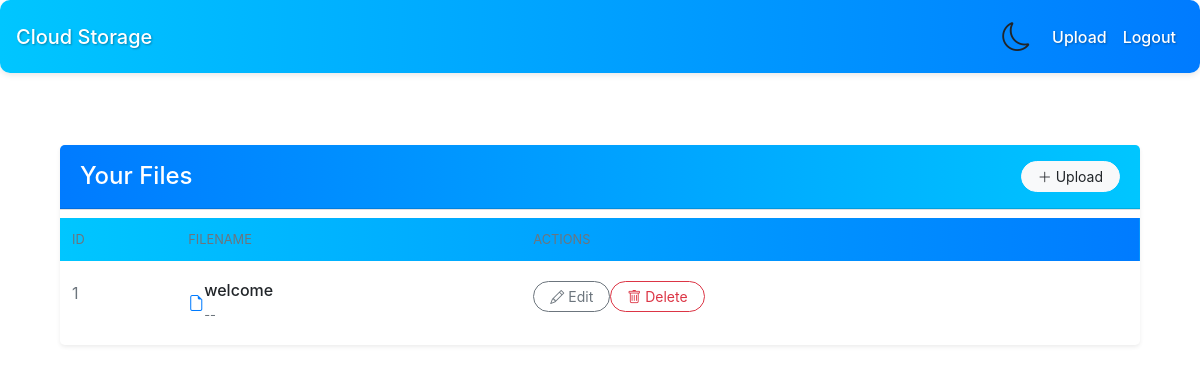
Page / (signed in) on the earlier database version.
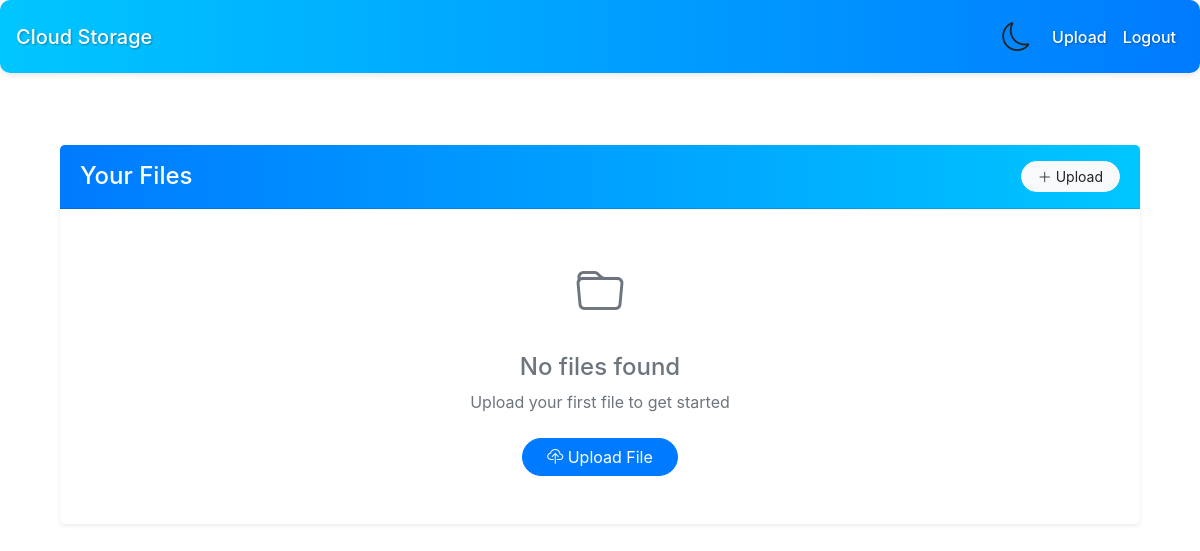
Same page on the later database version.
### app.py (models this page shows)
class File(db.Model):
    id = db.Column(db.Integer, primary_key=True)
    filename = db.Column(db.String(150), nullable=False)
    user_id = db.Column(db.Integer, db.ForeignKey('user.id'), nullable=False)

### app.py (the view)
@app.route('/')
@login_required
def index():
    user_files = File.query.filter_by(user_id=current_user.id).all()
    return render_template('index.html', files=user_files)

### app.py (called while the page is built)
@login_manager.user_loader
def load_user(user_id):
    return User.query.get(int(user_id))

### templates/index.html (shortened to what this page needs)
{% extends "base.html" %}
{% block content %}
<div class="container py-5">
  <div class="card shadow-sm border-0 rounded-lg overflow-hidden">
    <div class="card-header bg-gradient-primary text-white d-flex justify-content-between align-items-center py-3">
      <h2 class="h4 mb-0 fw-bold">Your Files</h2>
      <a href="{{ url_for('upload') }}" class="btn btn-light btn-sm px-3 rounded-pill">
        <i class="bi bi-plus-lg me-1"></i> Upload
      </a>
    </div>
    <div class="card-body p-0">
      {% if files %}
        <div class="table-responsive">
          <table class="table table-borderless mb-0">
            <thead class="bg-light">
              <tr>
                <th class="ps-4 text-uppercase text-secondary small fw-medium">ID</th>
                <th class="text-uppercase text-secondary small fw-medium">Filename</th>
                <th class="text-uppercase text-secondary small fw-medium text-end pe-4">Actions</th>
              </tr>
            </thead>
            <tbody>
              {% for file in files %}
              <tr class="align-middle border-bottom">
                <td class="ps-4 text-secondary">{{ file.id }}</td>
                <td>
                  <div class="d-flex align-items-center">
                    <div class="file-icon me-3">
                      <i class="bi bi-file-earmark text-primary fs-4"></i>
                    </div>
                    <div>
                      <h6 class="mb-0 fw-medium">{{ file.filename }}</h6>
                      <span class="text-muted small">{{ file.size|default('--') }}</span>
                    </div>
                  </div>
                </td>
                <td class="text-end pe-4">
                  <div class="btn-group">
                    <a class="btn btn-outline-secondary btn-sm rounded-pill px-3 me-2" href="{{ url_for('update', file_id=file.id) }}">
                      <i class="bi bi-pencil me-1"></i> Edit
                    </a>
                    <form action="{{ url_for('delete', file_id=file.id) }}" method="post" class="d-inline">
                      <button type="submit" class="btn btn-outline-danger btn-sm rounded-pill px-3">
                        <i class="bi bi-trash me-1"></i> Delete
                      </button>
                    </form>
                  </div>
                </td>
              </tr>
              {% endfor %}
            </tbody>
          </table>
        </div>
      {% else %}
        <div class="empty-state text-center py-5">
          <div class="empty-state-icon mb-4">
            <i class="bi bi-folder text-secondary opacity-50"></i>
          </div>
          <h4 class="text-secondary">No files found</h4>
          <p class="text-muted mb-4">Upload your first file to get started</p>
          <a href="{{ url_for('upload') }}" class="btn btn-primary px-4 rounded-pill">
            <i class="bi bi-cloud-upload me-2"></i> Upload File
          </a>
        </div>
      {% endif %}
    </div>
  </div>
</div>
{% endblock %}

### templates/base.html (shortened to what this page needs)
<!DOCTYPE html>
<html>
<head>
  <link rel="stylesheet" href="{{ url_for('static', filename='style.css') }}">
  <link rel="stylesheet" href="https://stackpath.bootstrapcdn.com/bootstrap/4.5.2/css/bootstrap.min.css">
  <link rel="stylesheet" href="https://cdn.jsdelivr.net/npm/bootstrap-icons@1.9.1/font/bootstrap-icons.css">
</head>
<body>
<nav class="navbar navbar-expand-lg">
  <a class="navbar-brand" href="{{ url_for('index') }}">Cloud Storage</a>
  <div class="collapse navbar-collapse">
    <ul class="navbar-nav ml-auto align-items-center">
      <li class="nav-item">
        <button id="theme-toggle" class="btn theme-toggle-btn" title="Toggle Theme">
          <i id="theme-icon" class="bi bi-moon"></i>
        </button>
      </li>
      {% if current_user.is_authenticated %}
      <li class="nav-item">
        <a class="nav-link" href="{{ url_for('upload') }}">Upload</a>
      </li>
      <li class="nav-item">
        <a class="nav-link" href="{{ url_for('logout') }}">Logout</a>
      </li>
      {% endif %}
    </ul>
  </div>
</nav>
<div class="container mt-4">
  {% block content %}{% endblock %}
</div>
</body>
</html>

### static/style.css (style rules this page uses)
body { background-color: #f4f6f8; color: #333; transition: background-color 0.3s ease, color 0.3s ease; font-family: 'Helvetica Neue', Helvetica, Arial, sans-serif; }
.navbar { background: linear-gradient(90deg, #00c6ff, #007bff); box-shadow: 0 2px 6px rgba(0, 0, 0, 0.1); padding: 0.75rem 1.5rem; border-radius: 10px; margin-bottom: 20px; }
.navbar .navbar-brand, .navbar .nav-link { color: #fff; font-weight: 500; text-shadow: 1px 1px 2px rgba(0, 0, 0, 0.3); }
.theme-toggle-btn { border: none; background: transparent; cursor: pointer; outline: none; padding: 0.5rem; }
.theme-toggle-btn i { font-size: 1.8rem; transition: transform 0.3s ease, color 0.3s ease; }
.container { margin-top: 20px; }
.card { background-color: #ffffff; border: none; border-radius: 16px; box-shadow: 0 4px 8px rgba(0, 0, 0, 0.08); margin-bottom: 20px; }
.card-header { padding: 1.5rem; border-bottom: none; border-top-left-radius: 16px; border-top-right-radius: 16px; background: linear-gradient(90deg, #007bff, #00c6ff); color: #fff; }
.empty-state { padding: 3rem 0; text-align: center; }
.empty-state-icon i { font-size: 3rem; color: #adb5bd; }
.btn { border-radius: 20px; padding: 0.5rem 1rem; }
.fw-bold { font-weight: bold; }

Differences in the rows shown:
no longer on this page (row edited): File: id "1", filename "welcome", size "--"
Other differences:
text no longer shown: "ID FILENAME"
text now shown: "No files found Upload your first file to get started Upload File"
